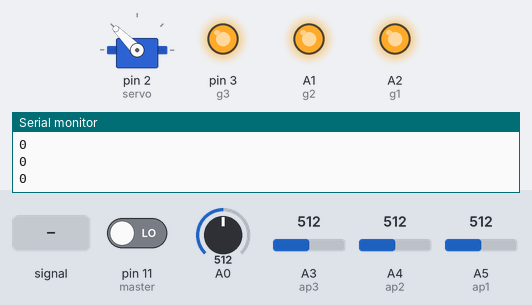
Bench run of a sketch on a simulated Arduino Uno, built with avr-gcc and run on an emulated ATmega328P. Parts: servo, output pins drawn as LEDs (lit = HIGH), the last lines printed to the serial monitor. The inputs (shaded band) are chosen by the test bench; at power-on: pin 11 (master) LOW, A4 (ap2) = 512, A0 = 512, A3 (ap3) = 512, A5 (ap1) = 512. Random numbers use the default seed unless the sketch sets one; pins used as bus, display or sensor lines are not drawn.

Above: at 1.2 s.
1.3 s: pin 11 (master) driven HIGH
2.8 s: A3 (ap3) fed a 200 Hz sine of ±460 counts around its level
At 3.2 s:
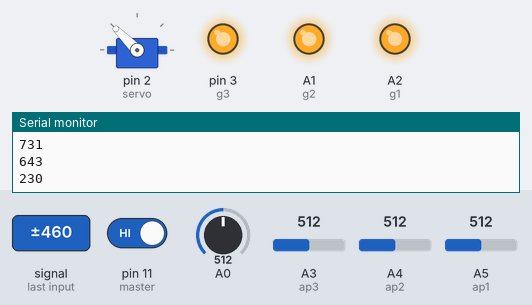
5.8 s: A5 (ap1) fed a 200 Hz sine of ±255 counts around its level
At 7.1 s:
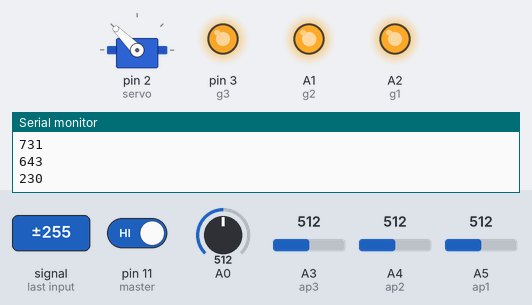
8.8 s: A4 (ap2) fed a 200 Hz sine of ±255 counts around its level
At 9.06 s:
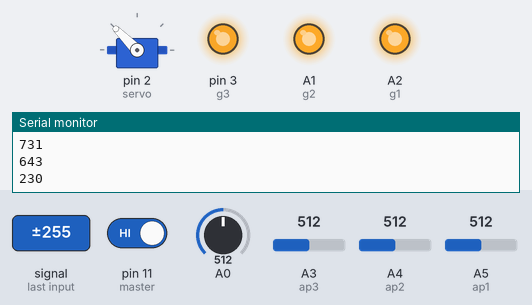
11.8 s: A5 (ap1) fed a 50 Hz sine of ±306 counts around its level
At 12.05 s:
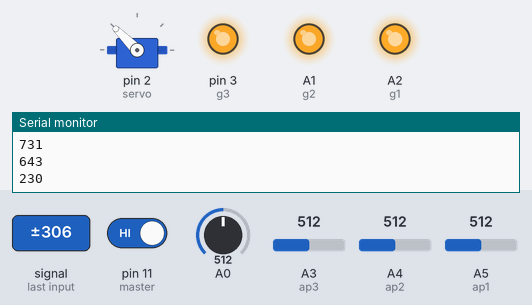
14.8 s: A4 (ap2) set to 716
Timing chart, 0 to 18.8 s (numbered marks = the images above; inputs shaded):
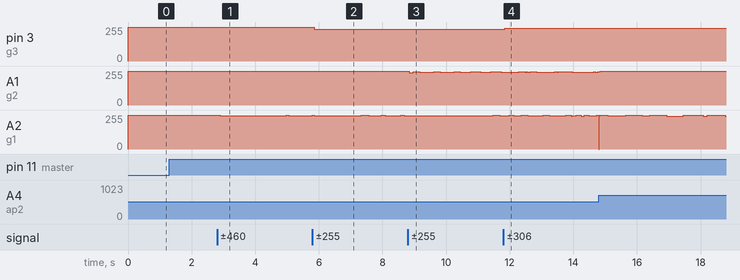

The sketch:

Level_3_part2.ino
```cpp
#include <Servo.h>

Servo myServo;

int s1;
int s2;
int s3;
int val1;
int val2;
int val3;
int servo = 2;
int ap1 = A5;
int ap2 = A4;
int ap3 = A3;
int g1 = A2;
int g2 = A1;
int g3 = 3;
int r1 = 12;
int master=11;
unsigned long previousMillis = 0;
const long interval = 15000;
bool v0=false;
bool v1=false;
bool v2=false;
bool v3=false;


void setup() {
  Serial.begin(9600);
  pinMode(ap1, INPUT);
  pinMode(ap2, INPUT);
  pinMode(ap3, INPUT);
  pinMode(g1, OUTPUT);
  pinMode(g2, OUTPUT);
  pinMode(g3, OUTPUT);
  pinMode(r1, OUTPUT);
  pinMode(master,INPUT);
  myServo.attach(servo);
  digitalWrite(g1,HIGH);
  digitalWrite(g2,HIGH);
  digitalWrite(g3,HIGH);
  digitalWrite(r1,LOW);
  myServo.write(135);
}

void loop() {
  // put your main code here, to run repeatedly:
  int master_state=digitalRead(master);
  Serial.println(master_state);
  if(master_state==1){
    digitalWrite(r1,HIGH);
    randomSeed(analogRead(A0));
    s1=random(0,1023);
    s2=random(0,1023);
    s3=random(0,1023);
    Serial.println("After Reset");
    Serial.println(s1);
    Serial.println(s2);
    Serial.println(s3);
    unsigned long currentMillis = millis();
    while(currentMillis-previousMillis <= interval && v0==false){
      val1 = analogRead(ap1);
      val2 = analogRead(ap2);
      val3 = analogRead(ap3);
      if(val3<=s3+10 && val3>=s3-10){
        digitalWrite(g1,LOW);
        v1=true;
      }
      else{
        digitalWrite(g1,HIGH);
        v1=false;
      }
      if(val2<=s2+10 && val2>=s2-10){
        digitalWrite(g2,LOW);
        v2=true;
      }
      else{
        digitalWrite(g2,HIGH);
        v2=false;
      }
      if(val1<=s1+10 && val1>=s1-10){
        digitalWrite(g3,LOW);
        v3=true;
      }
      else{
        digitalWrite(g3,HIGH);
        v3=false;
      }
      currentMillis = millis();
    }
    previousMillis=currentMillis;
    if(v1==true && v2==true && v3==true){
      Serial.println("You Won");
      for (int i=0;i<3;i++){
        digitalWrite(r1,LOW);
        delay(500);
        digitalWrite(r1,HIGH);
        delay(500);
      }
      myServo.write(0);
      delay(2000);
      myServo.write(135);
      v0=true;
      v1=v2=v3=false;
    }
    else{
      previousMillis=currentMillis;
    }
  }
  else{
    digitalWrite(r1,LOW);
  }
}
```

Measured:
- after the input at 2.8 s, A2 (g1): 255/255 → 249/255 after 0.10 s, → 255/255 2.1 s later, → 249/255 0.08 s later, → 255/255 0.73 s later
- after the input at 5.8 s, pin 3 (g3): 255/255 → 239/255 after 0.05 s
- after the input at 8.8 s, A1 (g2): 255/255 → 243/255 after 0.05 s, → 251/255 0.12 s later, → 244/255 0.20 s later, → 251/255 0.44 s later, … (11 changes in this stretch)
- after the input at 11.8 s, pin 3 (g3): 239/255 → 246/255 after 0.05 s
